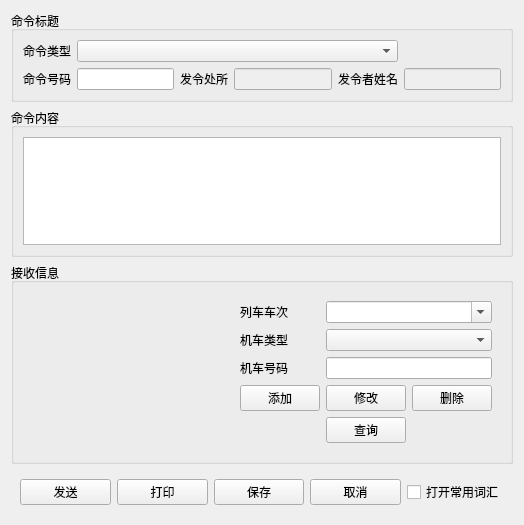
<?xml version="1.0" encoding="UTF-8"?>
<ui version="4.0">
 <class>TransmitTrain</class>
 <widget class="QWidget" name="TransmitTrain">
  <property name="geometry">
   <rect>
    <x>0</x>
    <y>0</y>
    <width>524</width>
    <height>525</height>
   </rect>
  </property>
  <property name="windowTitle">
   <string>转发调度台调度命令至机车</string>
  </property>
  <layout class="QVBoxLayout" name="verticalLayout" stretch="3,5,5,1">
   <item>
    <widget class="QGroupBox" name="groupBox">
     <property name="title">
      <string>命令标题</string>
     </property>
     <layout class="QGridLayout" name="gridLayout">
      <item row="0" column="0">
       <widget class="QLabel" name="label">
        <property name="text">
         <string>命令类型</string>
        </property>
       </widget>
      </item>
      <item row="0" column="1" colspan="4">
       <widget class="QComboBox" name="comboBox"/>
      </item>
      <item row="0" column="5">
       <spacer name="horizontalSpacer">
        <property name="orientation">
         <enum>Qt::Horizontal</enum>
        </property>
        <property name="sizeHint" stdset="0">
         <size>
          <width>90</width>
          <height>20</height>
         </size>
        </property>
       </spacer>
      </item>
      <item row="1" column="0">
       <widget class="QLabel" name="label_2">
        <property name="text">
         <string>命令号码</string>
        </property>
       </widget>
      </item>
      <item row="1" column="1">
       <widget class="QLineEdit" name="lineEdit">
        <property name="readOnly">
         <bool>true</bool>
        </property>
       </widget>
      </item>
      <item row="1" column="2">
       <widget class="QLabel" name="label_3">
        <property name="text">
         <string>发令处所</string>
        </property>
       </widget>
      </item>
      <item row="1" column="3">
       <widget class="QLineEdit" name="lineEdit_2">
        <property name="enabled">
         <bool>false</bool>
        </property>
       </widget>
      </item>
      <item row="1" column="4">
       <widget class="QLabel" name="label_4">
        <property name="text">
         <string>发令者姓名</string>
        </property>
       </widget>
      </item>
      <item row="1" column="5">
       <widget class="QLineEdit" name="lineEdit_3">
        <property name="enabled">
         <bool>false</bool>
        </property>
       </widget>
      </item>
     </layout>
    </widget>
   </item>
   <item>
    <widget class="QGroupBox" name="groupBox_2">
     <property name="title">
      <string>命令内容</string>
     </property>
     <layout class="QVBoxLayout" name="verticalLayout_2">
      <item>
       <widget class="QTextEdit" name="textEdit"/>
      </item>
     </layout>
    </widget>
   </item>
   <item>
    <widget class="QGroupBox" name="groupBox_3">
     <property name="title">
      <string>接收信息</string>
     </property>
     <layout class="QHBoxLayout" name="horizontalLayout" stretch="5,2">
      <item>
       <widget class="QWidget" name="widget_2" native="true">
        <layout class="QGridLayout" name="gridLayout_3"/>
       </widget>
      </item>
      <item>
       <widget class="QWidget" name="widget_3" native="true">
        <layout class="QGridLayout" name="gridLayout_2">
         <item row="0" column="0">
          <widget class="QLabel" name="label_5">
           <property name="text">
            <string>列车车次</string>
           </property>
          </widget>
         </item>
         <item row="1" column="0">
          <widget class="QLabel" name="label_6">
           <property name="text">
            <string>机车类型</string>
           </property>
          </widget>
         </item>
         <item row="2" column="0">
          <widget class="QLabel" name="label_7">
           <property name="text">
            <string>机车号码</string>
           </property>
          </widget>
         </item>
         <item row="4" column="0">
          <spacer name="horizontalSpacer_2">
           <property name="orientation">
            <enum>Qt::Horizontal</enum>
           </property>
           <property name="sizeHint" stdset="0">
            <size>
             <width>72</width>
             <height>20</height>
            </size>
           </property>
          </spacer>
         </item>
         <item row="4" column="1">
          <widget class="QPushButton" name="pushButton_4">
           <property name="text">
            <string>查询</string>
           </property>
          </widget>
         </item>
         <item row="3" column="2">
          <widget class="QPushButton" name="pushButton_3">
           <property name="text">
            <string>删除</string>
           </property>
          </widget>
         </item>
         <item row="3" column="0">
          <widget class="QPushButton" name="pushButton">
           <property name="text">
            <string>添加</string>
           </property>
          </widget>
         </item>
         <item row="3" column="1">
          <widget class="QPushButton" name="pushButton_2">
           <property name="text">
            <string>修改</string>
           </property>
          </widget>
         </item>
         <item row="4" column="2">
          <spacer name="horizontalSpacer_3">
           <property name="orientation">
            <enum>Qt::Horizontal</enum>
           </property>
           <property name="sizeHint" stdset="0">
            <size>
             <width>72</width>
             <height>20</height>
            </size>
           </property>
          </spacer>
         </item>
         <item row="0" column="1" colspan="2">
          <widget class="QComboBox" name="comboBox_2">
           <property name="editable">
            <bool>true</bool>
           </property>
          </widget>
         </item>
         <item row="1" column="1" colspan="2">
          <widget class="QComboBox" name="comboBox_3"/>
         </item>
         <item row="2" column="1" colspan="2">
          <widget class="QLineEdit" name="lineEdit_4"/>
         </item>
        </layout>
       </widget>
      </item>
     </layout>
    </widget>
   </item>
   <item>
    <widget class="QWidget" name="widget" native="true">
     <layout class="QHBoxLayout" name="horizontalLayout_2">
      <item>
       <widget class="QPushButton" name="pushButton_5">
        <property name="text">
         <string>发送</string>
        </property>
       </widget>
      </item>
      <item>
       <widget class="QPushButton" name="pushButton_6">
        <property name="text">
         <string>打印</string>
        </property>
       </widget>
      </item>
      <item>
       <widget class="QPushButton" name="pushButton_7">
        <property name="text">
         <string>保存</string>
        </property>
       </widget>
      </item>
      <item>
       <widget class="QPushButton" name="pushButton_8">
        <property name="text">
         <string>取消</string>
        </property>
       </widget>
      </item>
      <item>
       <widget class="QCheckBox" name="checkBox">
        <property name="text">
         <string>打开常用词汇</string>
        </property>
       </widget>
      </item>
     </layout>
    </widget>
   </item>
  </layout>
 </widget>
 <resources/>
 <connections/>
</ui>
